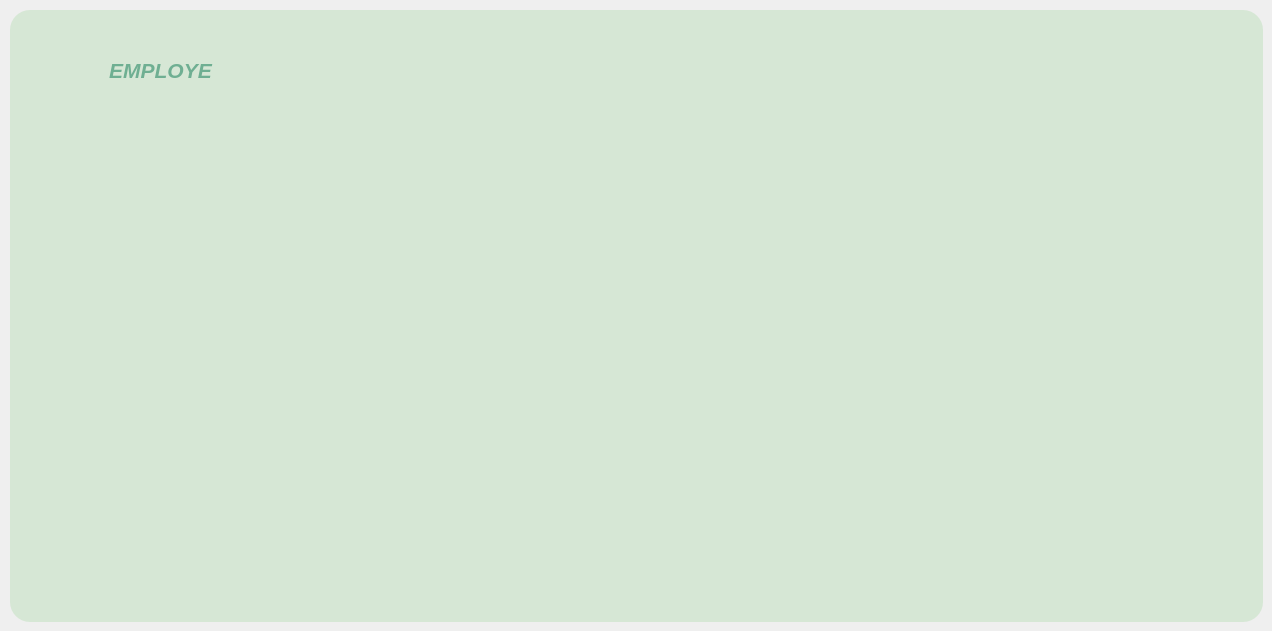
      <widget class="QWidget" name="tab_19">
       <attribute name="title">
        <string>statistique</string>
       </attribute>
       <widget class="QGroupBox" name="groupBox_19">
        <property name="geometry">
         <rect>
          <x>10</x>
          <y>10</y>
          <width>1253</width>
          <height>612</height>
         </rect>
        </property>
        <property name="styleSheet">
         <string notr="true">background-color:#D6E7D5;

border-radius : 20px;</string>
        </property>
        <property name="title">
         <string/>
        </property>
        <widget class="QLabel" name="label_99">
         <property name="geometry">
          <rect>
           <x>270</x>
           <y>110</y>
           <width>701</width>
           <height>471</height>
          </rect>
         </property>
         <property name="styleSheet">
          <string notr="true">QLabel {
    background-color: transparent;  /* Fond transparent */
    color: black;                   /* Texte noir */
    border: none;                   /* Pas de bordure */
    font-weight: bold;              /* Texte en gras */
    font-size: 14px;                /* Taille de la police */
}
</string>
         </property>
         <property name="text">
          <string/>
         </property>
         <property name="pixmap">
          <pixmap>../../../Downloads/ec85fa4c-3173-4667-aaf6-7574c6995ef7.jpg</pixmap>
         </property>
         <property name="scaledContents">
          <bool>true</bool>
         </property>
        </widget>
        <widget class="QLabel" name="label_97">
         <property name="geometry">
          <rect>
           <x>50</x>
           <y>30</y>
           <width>201</width>
           <height>61</height>
          </rect>
         </property>
         <property name="styleSheet">
          <string notr="true">*{
    color: #6FAF92;
    font-size: 16px; /* Taille du texte (ajustable) */
    font-weight: normal; /* Style du texte */
}</string>
         </property>
         <property name="text">
          <string>&lt;html&gt;&lt;head/&gt;&lt;body&gt;&lt;p align=&quot;center&quot;&gt;&lt;span style=&quot; font-size:16pt; font-weight:700; font-style:italic;&quot;&gt;EMPLOYE&lt;/span&gt;&lt;/p&gt;&lt;/body&gt;&lt;/html&gt;</string>
         </property>
        </widget>
        <zorder>label_97</zorder>
        <zorder>label_99</zorder>
       </widget>
      </widget>
